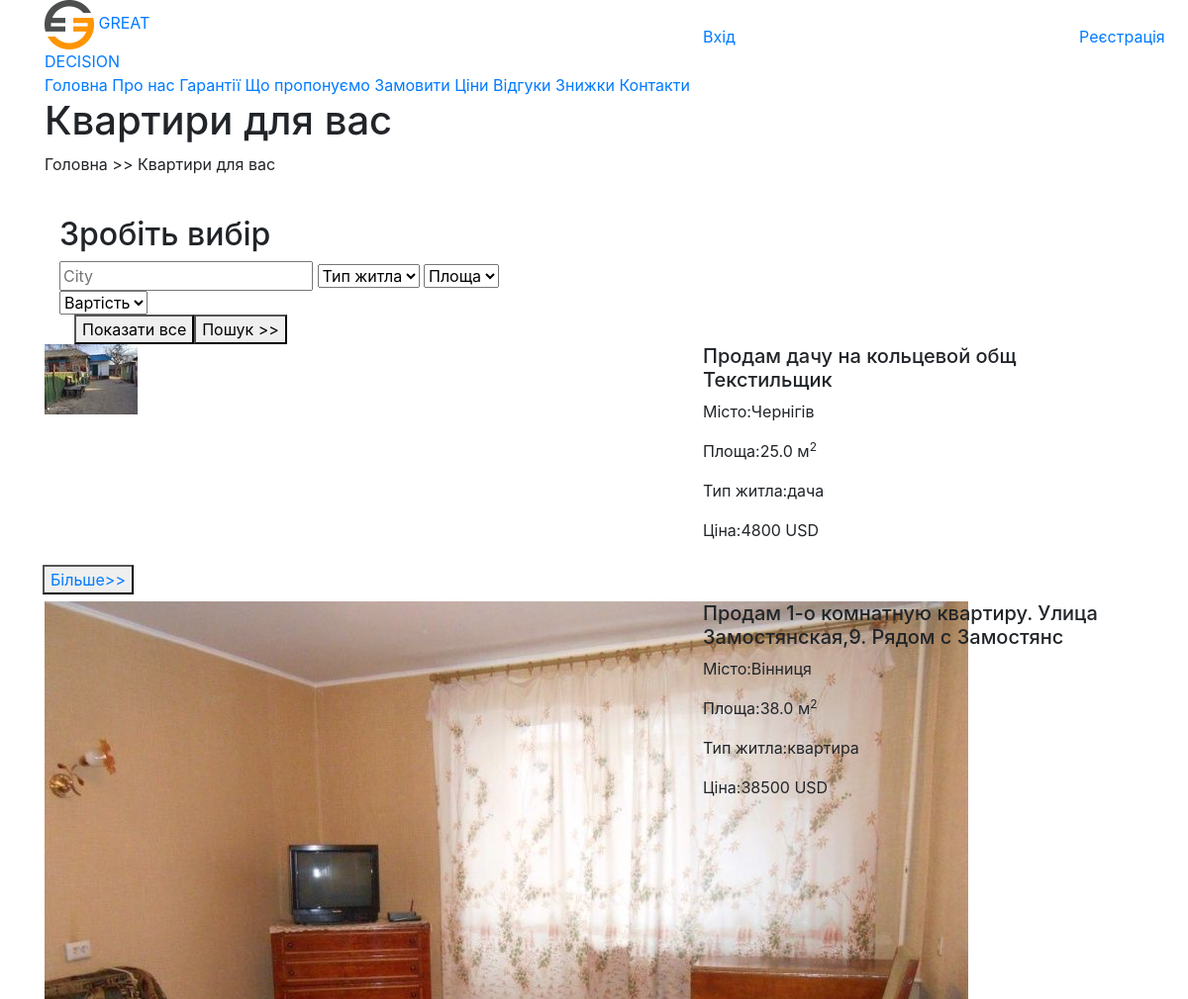
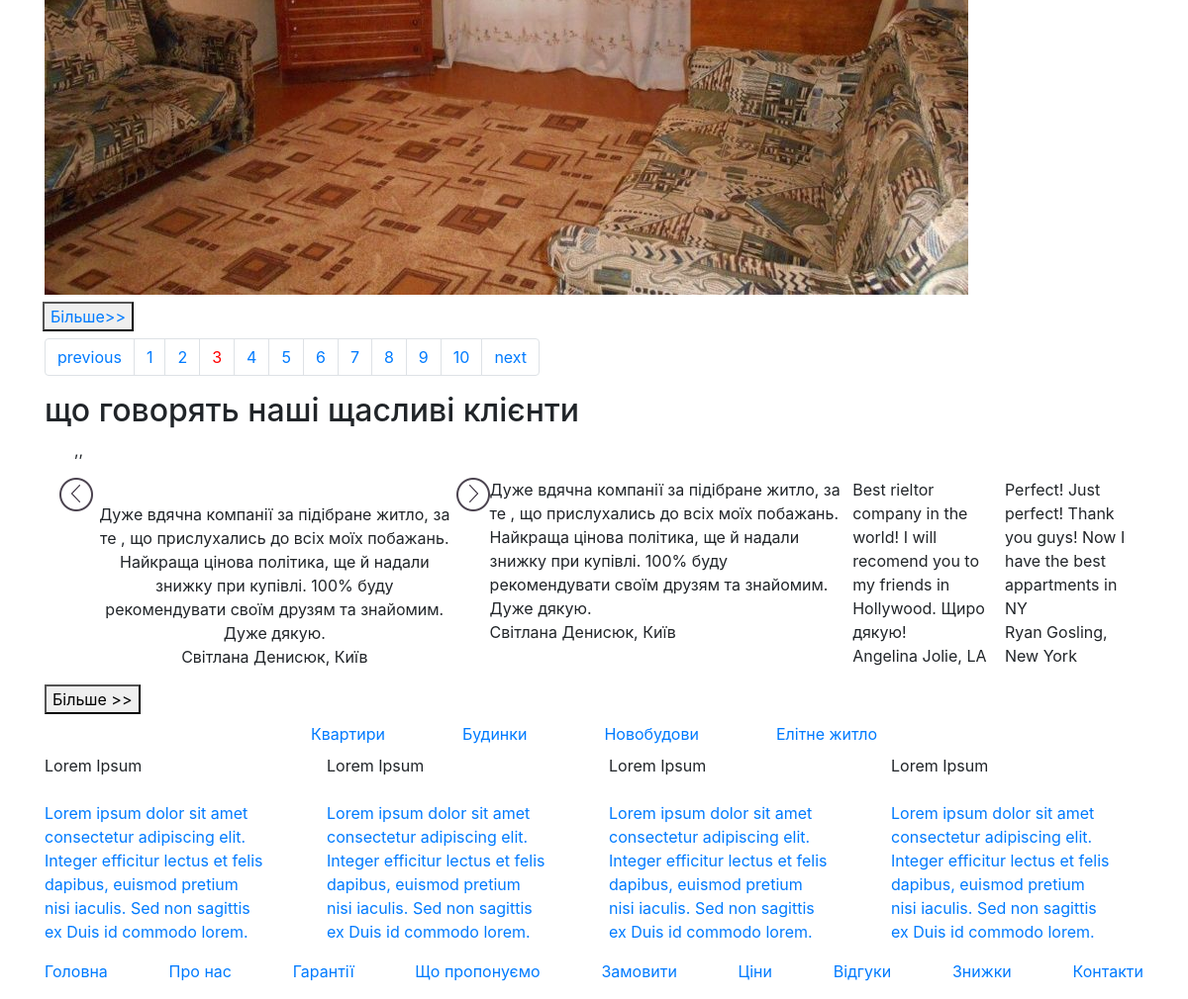
The page /apartments/?page=3 on the database its author committed (2 pictures, top to bottom).
### apartments/models.py (models this page shows, shortened)
class Apartments(models.Model):
    title = models.CharField(max_length=250)
    address = models.CharField(max_length=250, blank=True)
    city = models.CharField(max_length=250, blank=True)
    region = models.CharField(max_length=250, blank=True)
    description = models.TextField(blank=True)
    price = models.IntegerField()
    rooms = models.IntegerField(blank=True, null=True)
    square_live = models.DecimalField(
        max_digits=5, decimal_places=1, blank=True, null=True)
    square_all = models.DecimalField(max_digits=5, decimal_places=1)
    floor = models.IntegerField(blank=True, null=True)
    apartment_type = models.ForeignKey(
        'ApartmentType', on_delete=models.SET_NULL, null=True, blank=True, default=None)
    is_published = models.BooleanField(default=True)
    list_date = models.DateTimeField(default=datetime.now)
    photo_0 = models.ImageField(upload_to="photos/%Y/%m/%d/")
    photo_1 = models.ImageField(upload_to="photos/%Y/%m/%d/", blank=True)
    photo_2 = models.ImageField(upload_to="photos/%Y/%m/%d/", blank=True)
    photo_3 = models.ImageField(upload_to="photos/%Y/%m/%d/", blank=True)
    photo_4 = models.ImageField(upload_to="photos/%Y/%m/%d/", blank=True)
    photo_5 = models.ImageField(upload_to="photos/%Y/%m/%d/", blank=True)
    photo_6 = models.ImageField(upload_to="photos/%Y/%m/%d/", blank=True)
    photo_7 = models.ImageField(upload_to="photos/%Y/%m/%d/", blank=True)
    realtor = models.ForeignKey(
        Realtor, on_delete=models.DO_NOTHING, blank=True, null=True)
    favorits = models.ManyToManyField(settings.AUTH_USER_MODEL, blank=True)
    class Meta:
        verbose_name = 'apartment'
        verbose_name_plural = 'apartments'

class ApartmentType(models.Model):
    title = models.CharField(max_length=50)
    def __str__(self):
        return self.title

### apartments/views.py (the view)
# urls.py: path('', views.index, name="apartments"),
def index(request):
    apartments = Apartments.objects.order_by(
        '-list_date').filter(is_published=True)
    if 'city' in request.GET:
        city = request.GET['city']
        if city is not None:
            apartments = apartments.filter(city__iexact=city)
    paginator = Paginator(apartments, 2)
    page_number = request.GET.get('page')
    page = paginator.get_page(page_number)
    context = {
        "apartments": page,
        "header_h1": "Квартири <span>для вас</span>",
        "header_p": "Головна >> Квартири для вас",
    }
    return render(request, "pages/apartments.html", context)

### templates/pages/apartments.html (shortened to what this page needs)
{% extends 'base.html' %}
{% block content %}
<section class="apartments">
    <div class="container">
        <div class="row">
            <div class="col-12">
                <p class="text-title upper">
                <form action="{% url 'apartments' %}">
                    <div class="col-6 order-options">
                        <h2 class="mt-4">Зробіть <span class="yellow">вибір</span></h2>
                        <input type="text" name="city" placeholder="City">
                        <select>
                            <option disabled selected>Тип житла</option>
                        </select>
                        <select>
                            <option disabled selected>Площа</option>
                        </select>
                        <select>
                            <option disabled selected>Вартість</option>
                        </select>
                        <div class="d-flex col-12">
                            <button type="button" class="btn--show_all" onclick="window.location='{% url 'apartments' %}'">Показати все</button>
                            <button type="submit" class="btn--forward">Пошук >></button>
                        </div>
                    </div>
                </form>
            </div>
        </div>
            {% if apartments %}
            <div class="row">
                {% for apartment in apartments %}
                <div class="col-lg-6 col-sm-12">
                    <img src="{{ apartment.photo_0.url }}">
                </div>
                <div class="offset-lg-1 col-lg-5 col-sm-12 info">
                    <h5>{{ apartment.title }}</h5>
                    <div class="flat--bcg">
                        <div>
                            <p><span class="title">Місто:</span><span class="name">{{ apartment.city }}</span></p>
                            <p><span class="title">Площа:</span><span class="name">{{ apartment.square_all }} м<sup>2</sup></span></p>
                        </div>
                        <div>
                            <p><span class="title">Тип житла:</span><span class="name">{{ apartment.apartment_type }}</span></p>
                            <p><span class="title">Ціна:</span><span class="name">{{ apartment.price }} USD</span></p>
                        </div>
                    </div>
                </div>
                <div class="btn"><button class="btn--forward"><a
                            href="{% url 'apartment' apartment.id  %}">Більше>></a></button>
                </div>
                {% endfor %}
            </div>
            <div class="pagination col-12">
                <nav aria-label="Page navigation example">
                    <ul class="step-links pagination">
                        <li class='page-item'><a class='page-link' {% if apartments.has_previous %}href="?page={{ apartments.previous_page_number }}"{% else %}href="#"{% endif %}>previous</a></li>
                        {% for i in apartments.paginator.page_range %}
                            {% if i == apartments.number %}
                                <li class='page-item'><a style="color:red;" class='page-link' href="?page={{i}}">{{i}}</a></li>
                            {% else %}
                                <li class='page-item'><a class='page-link' href="?page={{i}}{% for key,value in request.GET.items %}{% ifnotequal key 'page' %}&{{ key }}={{ value }}{% endifnotequal %}{% endfor %}">{{i}}</a></li>
                            {% endif %}
                        {% endfor %}
                        <li class='page-item'><a class='page-link' {% if apartments.has_next %}href="?page={{ apartments.next_page_number }}"{% else %}href="#"{% endif %}>next</a></li>
                    </ul>
                </nav>
            </div>
            {% else %}
            <div>Нічого не знайдено</div>
            {% endif %}
        </div>
</section>
{% endblock %}

### rows shown on the page
Apartments: photo_0 (picture), title "Продам дачу на кольцевой общ Текстильщик", city "Чернігів", square_all "25.0", apartment_type "дача", price "4800"
Apartments: photo_0 (picture), title "Продам 1-о комнатную квартиру. Улица Замостянская,9. Рядом с Замостянс", city "Вінниця", square_all "38.0", apartment_type "квартира", price "38500"

### other values the page prints
{{ header_h1|safe }} "Квартири для вас"
{{ header_p|safe }} "Головна >> Квартири для вас"
{{ i }} "1" "2" "4" "5" "6" "7" "8" "9" "10"
{{ i }} "3"
